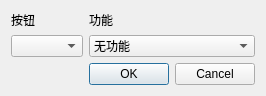
<?xml version="1.0" encoding="UTF-8"?>
<ui version="4.0">
 <class>Dialog</class>
 <widget class="QDialog" name="Dialog">
  <property name="geometry">
   <rect>
    <x>0</x>
    <y>0</y>
    <width>263</width>
    <height>89</height>
   </rect>
  </property>
  <property name="windowTitle">
   <string>按钮功能设置</string>
  </property>
  <layout class="QGridLayout" name="gridLayout">
   <item row="0" column="0">
    <widget class="QLabel" name="label">
     <property name="text">
      <string>按钮</string>
     </property>
    </widget>
   </item>
   <item row="0" column="1">
    <widget class="QLabel" name="label_2">
     <property name="text">
      <string>功能</string>
     </property>
    </widget>
   </item>
   <item row="1" column="0">
    <widget class="QComboBox" name="buttonChoose"/>
   </item>
   <item row="1" column="1">
    <widget class="QComboBox" name="functionChoose">
     <item>
      <property name="text">
       <string>无功能</string>
      </property>
     </item>
     <item>
      <property name="text">
       <string>增加速度档位</string>
      </property>
     </item>
     <item>
      <property name="text">
       <string>降低速度档位</string>
      </property>
     </item>
    </widget>
   </item>
   <item row="2" column="1">
    <widget class="QDialogButtonBox" name="buttonBox">
     <property name="standardButtons">
      <set>QDialogButtonBox::Cancel|QDialogButtonBox::Ok</set>
     </property>
    </widget>
   </item>
  </layout>
 </widget>
 <resources/>
 <connections/>
</ui>
